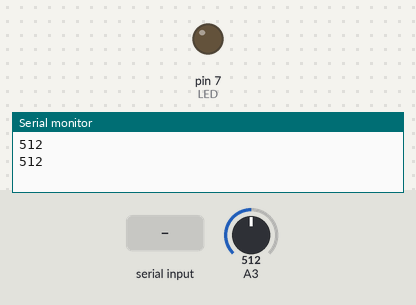
The sketch below on a simulated Arduino Uno, built with avr-gcc and run on an emulated ATmega328P. Parts: output pins drawn as LEDs (lit = HIGH), the last lines printed to the serial monitor. The inputs (shaded band) are chosen by the test bench; at power-on: A3 = 512.

Above: at 1.2 s.
1.3 s: "ON\n" received over Serial
At 4.3 s:
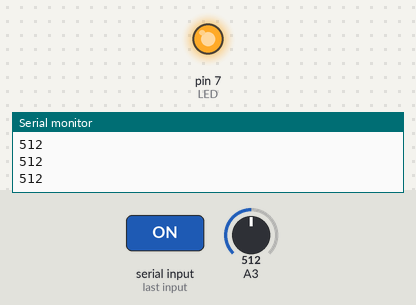
4.6 s: "OFF\n" received over Serial
At 7.3 s:
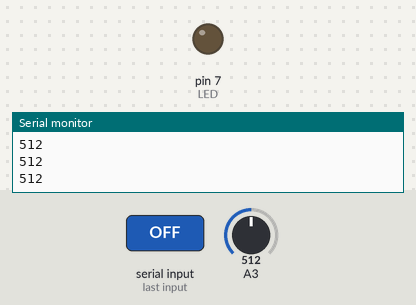
Timing chart, 0 to 8.8 s (numbered marks = the images above; inputs shaded):
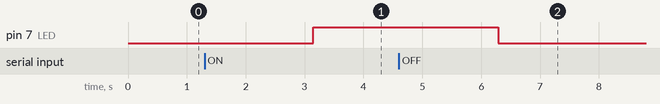

The sketch:

ArduinoTest.ino
```cpp
const int LED = 7;
bool LEDOn = false;

//Task 4 sending the potentiometer data to raspberry pi using interrupt
void setup()
{
  Serial.begin(9600);
  cli();                      //stop interrupts for till we make the settings
  /*1. First we reset the control register to make sure we start with everything disabled.*/
  TCCR1A = 0;                 // Reset entire TCCR1A to 0
  TCCR1B = 0;                 // Reset entire TCCR1B to 0

  /*2. We set the prescalar to the desired value by changing the CS10 CS12 and CS12 bits. */
  TCCR1B |= B00000100;        //Set CS12 to 1 so we get prescalar 256

  /*3. We enable compare match mode on register A*/
  TIMSK1 |= B00000010;        //Set OCIE1A to 1 so we enable compare match A

  /*4. Set the value of register A to 31250*/
  OCR1A = 65535;             //Finally we set compare register A to this value
  sei();                     //Enable back the interrupts

  pinMode(LED, OUTPUT);
  LEDOn = false;
}

void loop() {
  // put your main code here, to run repeatedly:
}

//With the settings above, this IRS will trigger each 1000ms.
ISR(TIMER1_COMPA_vect){
  TCNT1  = 0;                  //First, set the timer back to 0 so it resets for next interrupt
  int analogueValue = analogRead(A3);
  Serial.println(analogueValue);

  if (LEDOn)
  {
    digitalWrite(LED, HIGH);
  }
  else
  {
    digitalWrite(LED, LOW);
  }

  if (Serial.available() > 0) {
    String command = Serial.readStringUntil('\n');
    if (command.indexOf("ON") != -1) {
      LEDOn = true;
    }
    if (command.indexOf("OFF") != -1) {
      LEDOn = false;
    }

  }
}
```

Measured:
- after the input at 1.3 s, pin 7 (LED): LOW → HIGH after 1.8 s
- after the input at 4.6 s, pin 7 (LED): HIGH → LOW after 1.7 s
